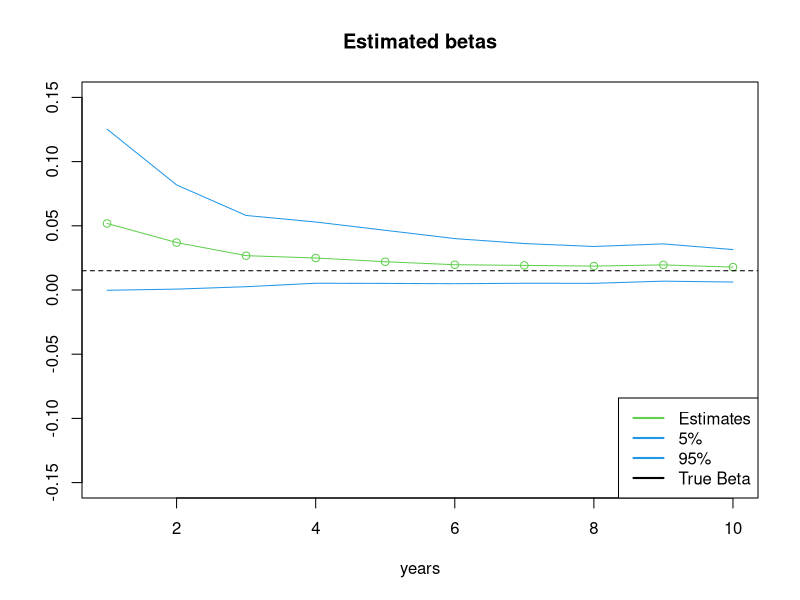
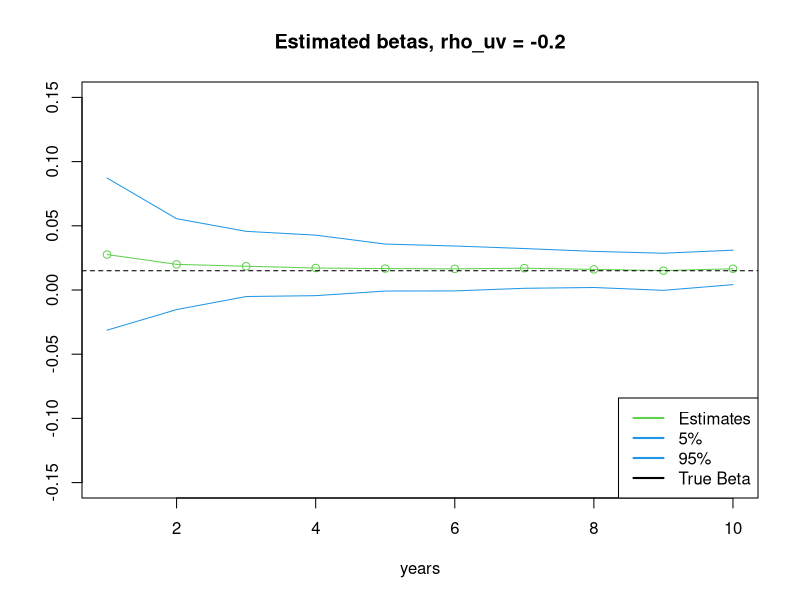
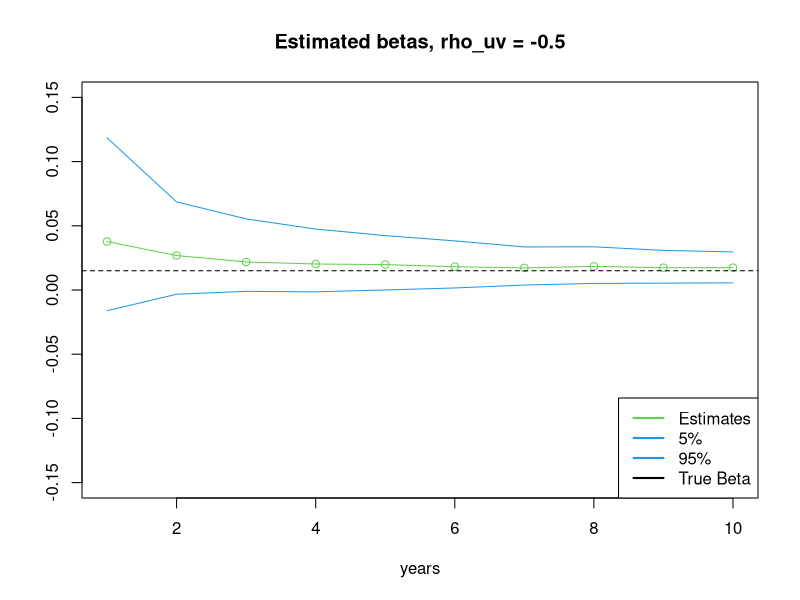
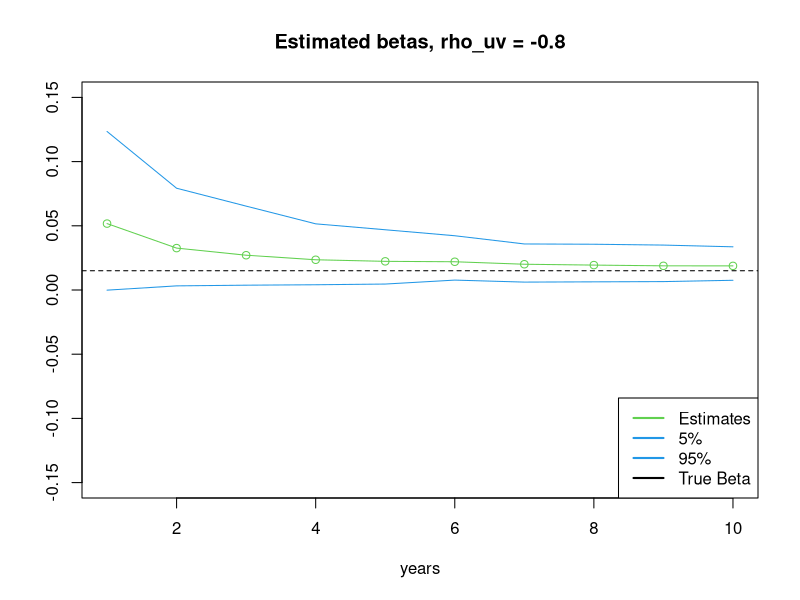

R code for these plots, in order:
## ---- chunk 1
knitr::opts_chunk$set(echo = TRUE)
## ---- chunk 2
library(MASS)

## initialize parameters
beta = 0.015
sigma_u = 0.053
sigma_v = 0.044
rho = 0.98
rho_uv = -0.8
sigma_uv = rho_uv*sigma_u*sigma_v
Sigma <- matrix(c(sigma_u^2, sigma_uv, sigma_uv, sigma_v^2),2,2)

## initialize vectors to hold the estimates
mean_betas = rep(0, 10)
betas_5 = rep(0, 10)
betas_95 = rep(0, 10)

B <- 250

for (t in 120*1:10){
  beta_hat = rep(0, B)
  for (b in 1:B){
    ## simulate the data forward
    rx = matrix(rep(0, (t+1)*2), nrow = t+1)
    uv = mvrnorm(n = t, rep(0, 2), Sigma)
    for (i in 1:t){
      rx[i+1, ] = c(beta, rho)*rx[i, 2] + uv[i,]
    }
    
    ## perform the regression and hold the coefficient
    mod <- lm(rx[(2:(t+1)), 1]~rx[(1:t), 2])
    summ <- summary(mod)
    beta_hat[b] <- summ$coefficients[2, 1]
  }
  
  ## form aggregate statistics
  beta_hat = sort(beta_hat)
  mean_betas[t/120] = mean(beta_hat)
  betas_5[t/120] = beta_hat[round(0.05*B)]
  betas_95[t/120] = beta_hat[round(0.95*B)]
}
 
## plot the data 
plot(mean_betas, main = "Estimated betas", 
     col = 3, 
     xlab = 'years', ylab = '',
     ylim = c(-0.15, 0.15))
lines(x = 1:10, mean_betas, col = 3)
lines(x = 1:10, y = betas_5, col =20)
lines(x = 1:10, y = betas_95, col =20)
abline(h = beta, lty = 'dashed')
legend(x = 'bottomright', legend = c(NULL,'Estimates', '5%', '95%', 'True Beta'), 
       col = c(3, 20, 20, 'black'), lwd = 2)

## ---- chunk 3
## same code as above, with an outer loop to loop over values of rho_uv
for (rho_uv in c(-0.2, -0.5, -0.8)){
  sigma_uv = rho_uv*sigma_u*sigma_v
  Sigma <- matrix(c(sigma_u^2, sigma_uv, sigma_uv, sigma_v^2),2,2)
  for (t in 120*1:10){
    beta_hat = rep(0, B)
    for (b in 1:B){
      rx = matrix(rep(0, (t+1)*2), nrow = t+1)
      uv = mvrnorm(n = t, rep(0, 2), Sigma)
      for (i in 1:t){
        rx[i+1, ] = c(beta, rho)*rx[i, 2] + uv[i,]
      }
      mod <- lm(rx[(2:(t+1)), 1]~rx[(1:t), 2])
      summ <- summary(mod)
      beta_hat[b] <- summ$coefficients[2, 1]
    }
    beta_hat = sort(beta_hat)
    mean_betas[t/120] = mean(beta_hat)
    betas_5[t/120] = beta_hat[round(0.05*B)]
    betas_95[t/120] = beta_hat[round(0.95*B)]
  }
  title = paste0('Estimated betas, rho_uv = ', rho_uv)
  plot(mean_betas, main = title, 
       col = 3, 
       xlab = 'years', ylab = '', 
       ylim = c(-0.15, 0.15))
  lines(x = 1:10, mean_betas, col = 3)
  lines(x = 1:10, y = betas_5, col =20)
  lines(x = 1:10, y = betas_95, col =20)
  abline(h = beta, lty = 'dashed')
  legend(x = 'bottomright', legend = c(NULL,'Estimates', '5%', '95%', 'True Beta'), 
         col = c(3, 20, 20, 'black'), lwd = 2)
}

